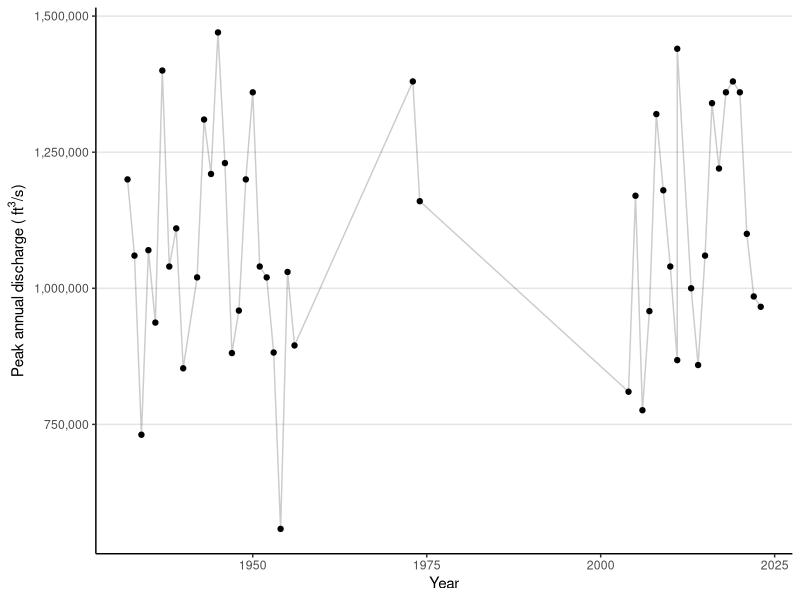
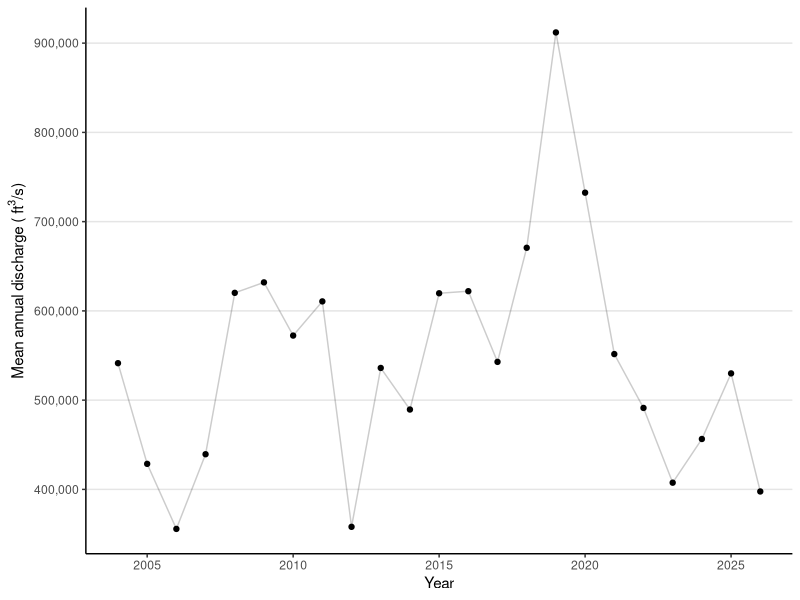
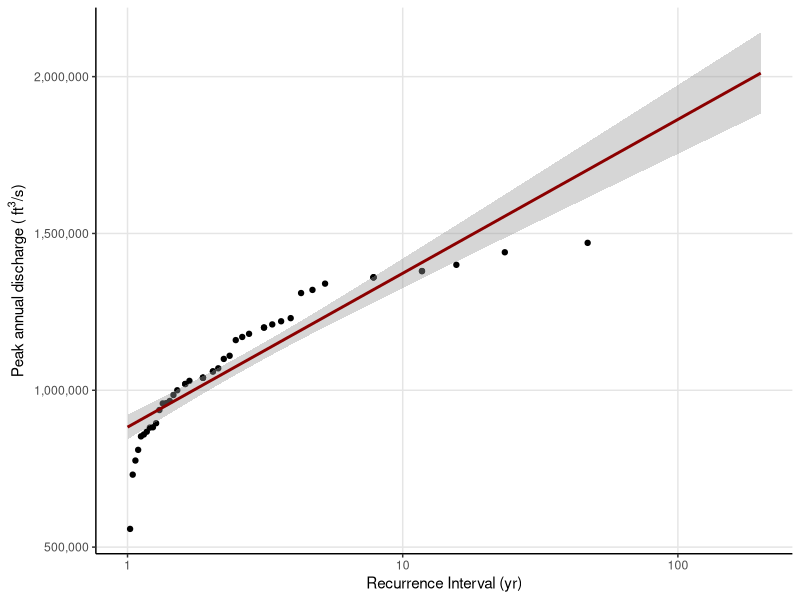

Generate these figures, in order, with R:
## ---- chunk 1
library(tidyverse)
library(ggplot2)
library(lubridate)
library(here)


location_map <- read.csv(here("assignments/03_location_map.csv")) |> 
  relocate(Gage_ID, Site_Name) |> 
  magrittr::set_colnames(c(
    "Gage ID", "Site Name", "City", "Coordinates", "Drainage Area (sq. mi.)", 
    "Gage Datum", "Comments"
  ))

peak_data <- read.csv(here("assignments/03_peak_measurements.csv")) |> 
  # select only cubic feet per sec values, ignore feet (height) values
  filter(unit_of_measure == "ft^3/s")

daily_data_mean <- read.csv(here("assignments/03_daily-data-mean.csv")) |> 
  mutate(year = year(time))

## ---- chunk 2
#| label: tbl-locs
#| tbl-cap: "Station information for Mississippi River at Baton Rouge, LA (USGS-07374000)."
#| tbl-colwidths: [10, 15, 10, 20, 15, 10, 20]

location_map |> knitr::kable()
## ---- chunk 3
#| label: fig-peak
#| fig-width: 6
#| fig-cap: "Peak annual discharge at Mississippi River at Baton Rouge station (USGS-07374000). Regular measurements started here in 2004."

y_lab_peak <- expression("Peak annual discharge (" ~ ft^3 * "/s" * ")")

peak_data |> 
  ggplot(mapping = aes(x = year, y = value)) +
  geom_point() +
  geom_line(alpha = 0.2) +
  scale_y_continuous(labels = scales::comma) +
  labs(x = "Year", 
       y = y_lab_peak) +
  theme_classic() +
  theme(panel.grid.major.y = element_line(colour = "grey90"))
## ---- chunk 4
#| label: fig-mean
#| fig-width: 6
#| fig-cap: "Mean annual discharge at Mississippi River at Baton Rouge station (USGS-07374000), since 2004."

y_lab_mean <- expression("Mean annual discharge (" ~ ft^3 * "/s" * ")")

daily_data_mean |> 
  # calculate mean annual discharge
  group_by(year) |> 
  reframe(mad = mean(value)) |> 
  ggplot(mapping = aes(x = year, y = mad)) +
  geom_point() +
  geom_line(alpha = 0.2) +
  # # add trendline
  # geom_smooth(method = "lm", se = FALSE) +
  # prevent computer notation
  scale_y_continuous(labels = scales::comma) +
  labs(x = "Year", 
       y = y_lab_mean) +
  theme_classic() +
  theme(panel.grid.major.y = element_line(colour = "grey90"))

## ---- chunk 5
#| label: fig-rec
#| fig-width: 6
#| fig-cap: "Recurrence interval analysis of historical flood events at Mississippi River at Baton Rouge station (USGS-07374000). Points represent peak discharge measurements at the station, while the trendline and shaded region (95% confidence interval) represent a simple linear regression trend fitted on a logarithmic scale of recurrence interval. The trendline is extrapolated for higher recurrence intervals from the measured data."

recurrence_data <- peak_data |> 
  select(year, value) |> 
  mutate(N = n(),
         rank = min_rank(desc(value))) |> 
  mutate(rec_int = (N + 1)/rank,
         prob = 1/rec_int) |> 
  arrange(rank) |> 
  select(-N) 


recurrence_data |> 
  ggplot(mapping = aes(x = rec_int, y = value)) +
  geom_point() +
  scale_x_log10(limits = c(1, 200)) +
  scale_y_continuous(labels = scales::comma) +
  labs(x = "Recurrence Interval (yr)", y = y_lab_peak) +
  geom_smooth(method = lm, fullrange = TRUE, col = "darkred")  +
  theme_classic() +
  theme(panel.grid.major = element_line(colour = "grey90"))

## ---- chunk 6
#| label: tbl-estim
#| tbl-cap: "Estimated discharge values for different magnitude flood events, based on 46-yr dataset from Mississippi River at Baton Rouge, LA (USGS-07374000)."

recurrence_model <- lm(value ~ log10(rec_int), data = recurrence_data)

recurrence_new <- data.frame(rec_int = c(1, 3, 10, 25, 50, 100))

recurrence_new |> 
  mutate(value = predict(recurrence_model,
                         newdata = recurrence_new,
                         type = "response")) |> 
  magrittr::set_colnames(c("Recurrence Interval (yr)", 
                           "Estimated peak annual discharge (ft^3/s)")) |> 
  knitr::kable()
## ---- chunk 7
#| label: tbl-rec
#| tbl-cap: "Historical flood events based on peak streamflow data from Mississippi River at Baton Rouge station (USGS-07374000). Events are ranked and ordered, and recurrence intervals and probabilites are also shown."
#| tbl-colwidths: [15, 25, 15, 25, 20]

recurrence_data_pretty <- recurrence_data |> 
  magrittr::set_colnames(c(
    "Year", "Peak annual discharge (ft^3/s)", "Rank", "Recurrence Interval (yr)", "Probability"
  ))

recurrence_data_pretty |> knitr::kable()

## ---- chunk 8
#| label: tbl-peaks
#| tbl-cap: "Peak annual discharge data from Mississippi River at Baton Rouge station (USGS-07374000). Regular measurements started here in 2004."

peak_data |> knitr::kable()
